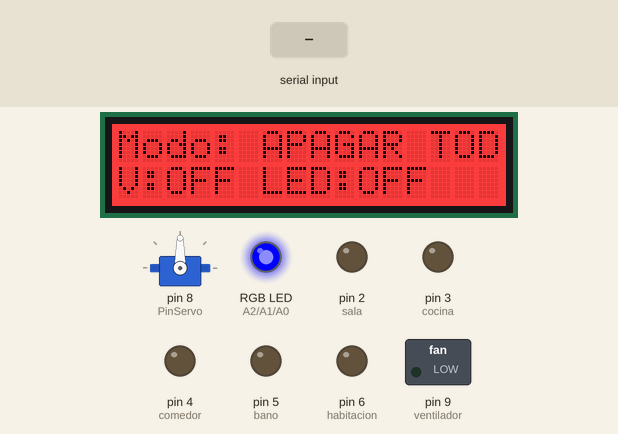
The sketch below on a simulated Arduino Uno, built with avr-gcc and run on an emulated ATmega328P. Shown: servo, 16×2 character LCD, switched loads named in the sketch (green lamp = pin HIGH), an RGB LED mixed from three pins (HIGH = lit), output pins drawn as LEDs (lit = HIGH). Dashed ring = blinking. The inputs (shaded band) are chosen by the test bench. EEPROM starts erased; what the sketch prints to the serial monitor is not drawn.

Above: at 1.8 s.
1.9 s: "modo_fiesta\n" received over Serial
At 2.92 s:
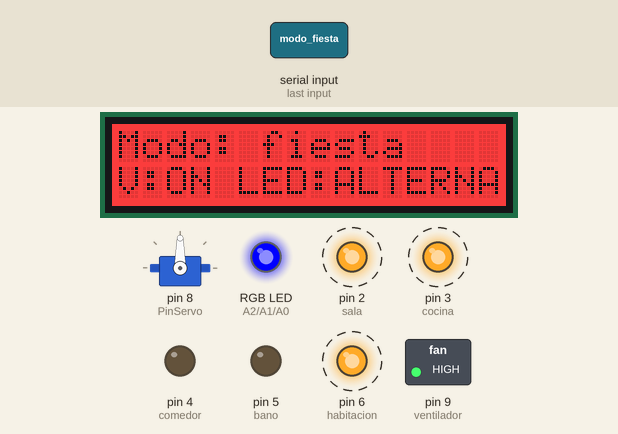
4.3 s: "modo_relajado\n" received over Serial
At 5.6 s:
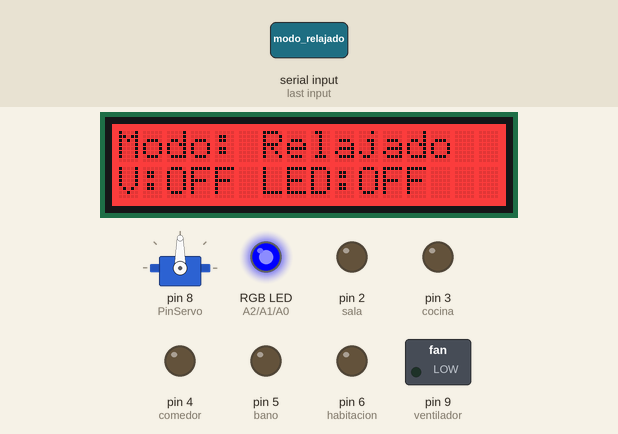
6.7 s: "encender_todo\n" received over Serial
At 8.5 s:
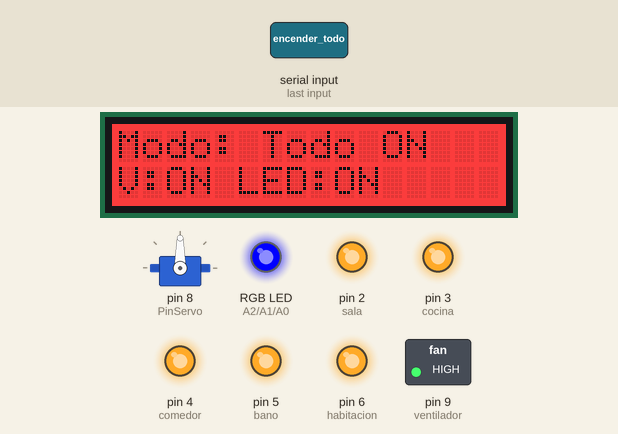
9.1 s: "modo_noche\n" received over Serial
At 11.2 s:
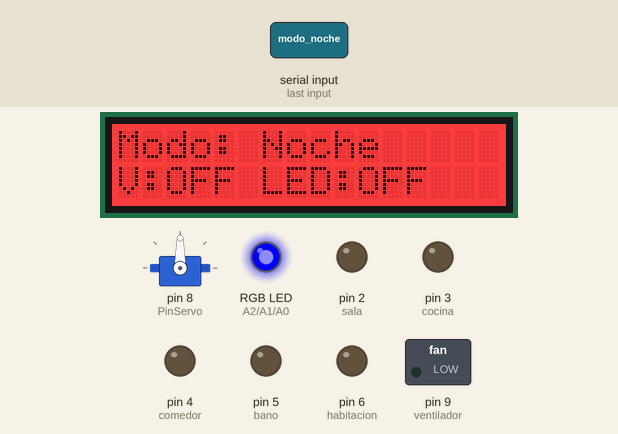
11.5 s: "apagar_todo\n" received over Serial
At 13.4 s:
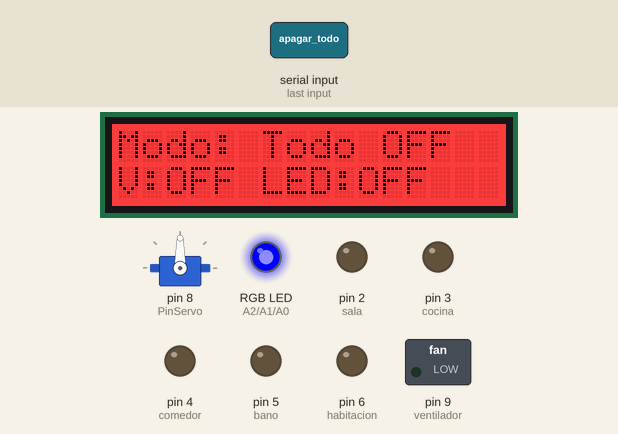
13.9 s: "modo_custom_1\n" received over Serial
At 15.2 s:
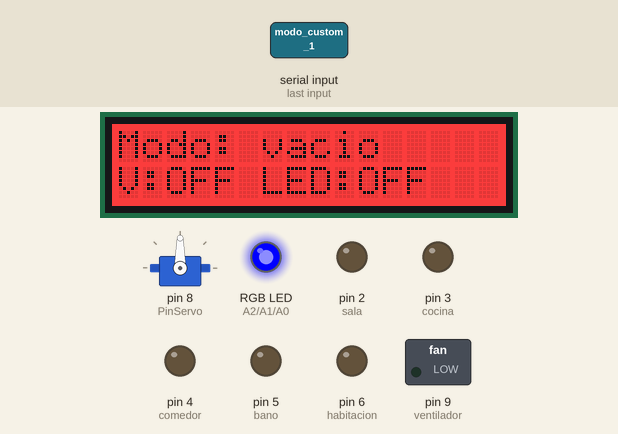
Timing chart, 0 to 17.3 s (numbered marks = the images above; inputs shaded):
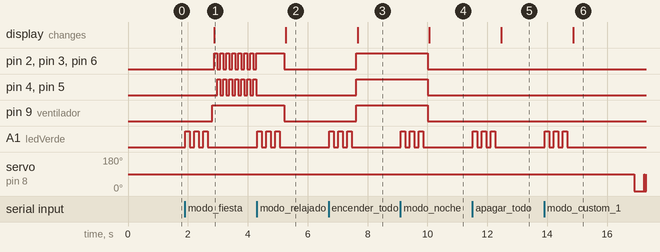

The sketch:

CodigoProteus.ino
```cpp
#include <EEPROM.h>
#include <Servo.h> //libreria servomotor
#include "DFRobot_LCD.h"
#include <Wire.h>

// =========================================================================
//  GESTIÓN DE MEMORIA EEPROM
// =========================================================================
struct ModoInteligente {
  char nombre[15];       // Nombre exacto del modo
  byte estadoVentilador; // 0 = OFF, 1 = ON
  byte sala;             // 0 = OFF, 1 = ON
  byte comedor;          // 0 = OFF, 1 = ON
  byte cocina;           // 0 = OFF, 1 = ON
  byte bano;             // 0 = OFF, 1 = ON
  byte habitacion;       // 0 = OFF, 1 = ON
};

// Asignación de direcciones fijas en EEPROM (¡Corregido a 30 bytes de separación!)
const int DIR_FIESTA        = 0;
const int DIR_RELAJADO      = 30;
const int DIR_NOCHE         = 60;
const int DIR_ENCENDER_TODO = 90;
const int DIR_APAGAR_TODO   = 120;
const int DIR_CUSTOM_1      = 150;
const int DIR_CUSTOM_2      = 180;

// =========================================================================
// pantalla
// =========================================================================
// Configuración de colores del fondo (RGB)
const int colorR = 255;
const int colorG = 0;
const int colorB = 0;

// Instancia de la pantalla LCD (16 columnas, 2 filas)
DFRobot_LCD lcd(16, 2);

// =========================================================================
// LEDs DE RETROALIMENTACIÓN (ESTADO DEL SISTEMA)
// =========================================================================
const int ledAzul = A0;   // Sistema activo y listo
const int ledVerde = A1;  // Éxito (Comando o Archivo .org)
const int ledRojo = A2;   // Error

// =========================================================================
// asignacion de luces y tiempo
// =========================================================================
const int sala = 2;
const int comedor = 4;
const int cocina = 3;
const int bano = 5;
const int habitacion = 6;
const int ventilador = 9;
const int PinServo = 8;

// control de puerta
const int pinBotonPuerta = 7; // pin fisico para la entrada
Servo servomotorPuerta;
bool puertaAbierta = false;
int ultimoEstadoBoton = HIGH;
unsigned long ultimoTiempoRebote = 0; // Guarda el tiempo de la última pulsación
int tiempoDebounce = 50;              // Tiempo de espera en milisegundos

unsigned long tiempoCambio = 0;
unsigned long tiempoFiesta = 0;
int estadoSistema = -1;
bool alternanciaFiesta = false;
bool mensajeFiesta = false;

// =========================================================================
// variables del .org
// =========================================================================
enum EstadoParser { ESPERANDO_INI, LEYENDO_ARCHIVO, LEYENDO_CUSTOM };
EstadoParser estadoActual = ESPERANDO_INI;

int indiceCustom = 1;
String tempNombre = "";
bool tempVentilador = false;
int lineasLeidasCustom = 0;

// =========================================================================
// void inicial
// =========================================================================
void setup() {
  servomotorPuerta.attach(PinServo, 1000, 2000);
  // Configuración de LEDs de estado
  pinMode(ledAzul, OUTPUT);
  pinMode(ledVerde, OUTPUT);
  pinMode(ledRojo, OUTPUT);

  // Estado inicial: Sistema listo y sin errores
  digitalWrite(ledAzul, HIGH);
  digitalWrite(ledVerde, LOW);
  digitalWrite(ledRojo, LOW);

  Serial.begin(9600);
  inicializarPantalla();
  // Configuración de pines como salida
  pinMode(sala, OUTPUT);
  pinMode(comedor, OUTPUT);
  pinMode(cocina, OUTPUT);
  pinMode(bano, OUTPUT);
  pinMode(habitacion, OUTPUT);
  pinMode(ventilador, OUTPUT);

  pinMode(pinBotonPuerta, INPUT_PULLUP);
  servomotorPuerta.attach(PinServo); // El servomotor se conecta obligatoriamente en el pin 3

  // estado inicial
  apagarTodo();
  10; // 0 grados significa puerta cerrada
  puertaAbierta = false;

  // Cargamos y aseguramos los modos predefinidos en la EEPROM
  inicializarEEPROMFabrica();

  tiempoCambio = millis();
  Serial.println(">> Sistema SmartHome GT: EEPROM y Modos Integrados Correctamente.");
}

// =========================================================================
// void loop principal
// =========================================================================
void loop()
{
    leerSerial(); // reemplaza a leerArchivoOrg() y leerBluetooth()

    unsigned long tiempoActual = millis();

    if (tiempoActual - tiempoCambio >= 3000)
    {
        cambioEstadoPuerta();
    }

    switch (estadoSistema)
    {
        case 0:
            modoFiesta();
            break;
        case 1:
            aplicarModoDesdeEEPROM(DIR_RELAJADO);
            break;
        case 2:
            aplicarModoDesdeEEPROM(DIR_NOCHE);
            break;
        case 3:
            aplicarModoDesdeEEPROM(DIR_ENCENDER_TODO);
            break;
        case 4:
            aplicarModoDesdeEEPROM(DIR_APAGAR_TODO);
            break;
        case 5:
            aplicarModoDesdeEEPROM(DIR_CUSTOM_1);
            break;
        case 6:
            aplicarModoDesdeEEPROM(DIR_CUSTOM_2);
            break;
    }
}

// =========================================================================
// modos de EEPROM
// =========================================================================
void inicializarEEPROMFabrica() {
  ModoInteligente fiesta       = {"Fiesta", 1, 1, 1, 1, 1, 1};
  ModoInteligente relajado     = {"Relajado", 0, 0, 0, 0, 0, 0};
  ModoInteligente noche        = {"Noche", 0, 0, 0, 0, 0, 0};
  ModoInteligente encenderTodo = {"Todo ON", 1, 1, 1, 1, 1, 1};
  ModoInteligente apagarTodo   = {"Todo OFF", 0, 0, 0, 0, 0, 0};

  EEPROM.put(DIR_FIESTA, fiesta);
  EEPROM.put(DIR_RELAJADO, relajado);
  EEPROM.put(DIR_NOCHE, noche);
  EEPROM.put(DIR_ENCENDER_TODO, encenderTodo);
  EEPROM.put(DIR_APAGAR_TODO, apagarTodo);

  // ==========================================
  // CREACIÓN DE MODO NULO PARA ESPACIOS VACÍOS
  // ==========================================
  ModoInteligente comprobador;
  ModoInteligente modoNulo = {"vacio", 0, 0, 0, 0, 0, 0}; // Todo apagado por defecto

  // Revisamos si el Custom 1 está vacío o corrupto (255)
  EEPROM.get(DIR_CUSTOM_1, comprobador);
  if (comprobador.nombre[0] == (char)255 || comprobador.nombre[0] == '\0') {
    EEPROM.put(DIR_CUSTOM_1, modoNulo); // Guardamos el modo nulo
  }

  // Revisamos si el Custom 2 está vacío o corrupto (255)
  EEPROM.get(DIR_CUSTOM_2, comprobador);
  if (comprobador.nombre[0] == (char)255 || comprobador.nombre[0] == '\0') {
    EEPROM.put(DIR_CUSTOM_2, modoNulo); // Guardamos el modo nulo
  }
}

void guardarModoCustom(int numeroCustom, char* nombreModo, byte vent, byte s, byte com, byte coc, byte b, byte hab) {
  ModoInteligente nuevoCustom;

  strncpy(nuevoCustom.nombre, nombreModo, 14);
  nuevoCustom.nombre[14] = '\0';
  nuevoCustom.estadoVentilador = vent;
  nuevoCustom.sala = s;
  nuevoCustom.comedor = com;
  nuevoCustom.cocina = coc;
  nuevoCustom.bano = b;
  nuevoCustom.habitacion = hab;

  int direccionDestino = (numeroCustom == 1) ? DIR_CUSTOM_1 : DIR_CUSTOM_2;
  EEPROM.put(direccionDestino, nuevoCustom);
}

ModoInteligente obtenerModoDeEEPROM(int direccionBase) {
  ModoInteligente modoRecuperado;
  EEPROM.get(direccionBase, modoRecuperado);

  if (modoRecuperado.nombre[0] == (char)255 || modoRecuperado.nombre[0] == '\0') {
    strcpy(modoRecuperado.nombre, "ERROR");
  }
  return modoRecuperado;
}

void aplicarModoDesdeEEPROM(int direccionBase) {
  ModoInteligente modo = obtenerModoDeEEPROM(direccionBase);
  static int ultimaDireccion = -1; // Memoria anti-spam

  if (strcmp(modo.nombre, "ERROR") == 0) {
    // Verificamos si es un error nuevo para no hacer spam
    if (direccionBase != ultimaDireccion) {
      actualizarPantalla("ERROR", "OFF", "FALLO EEPROM");
      ultimaDireccion = direccionBase;
    }
    return; // Salimos de la función
  }

  // Cambiar los pines físicos
  digitalWrite(sala, modo.sala);
  digitalWrite(comedor, modo.comedor);
  digitalWrite(cocina, modo.cocina);
  digitalWrite(bano, modo.bano);
  digitalWrite(habitacion, modo.habitacion);
  digitalWrite(ventilador, modo.estadoVentilador);

  // Solo imprime si es un modo válido y diferente al anterior
  if (direccionBase != ultimaDireccion) {

    // --- NUEVA LÓGICA PARA EL TEXTO DE LOS LEDS ---
    String textoLeds = "";
    int totalLedsEncendidos = modo.sala + modo.comedor + modo.cocina + modo.bano + modo.habitacion;

    if (totalLedsEncendidos == 0) {
      textoLeds = "OFF";
    } else if (totalLedsEncendidos == 5) {
      textoLeds = "ON";
    } else {
      textoLeds = "CUSTOM";
    }
    // ----------------------------------------------

    // Actualizamos la pantalla con el nuevo texto dinámico
    actualizarPantalla(String(modo.nombre), modo.estadoVentilador == 1 ? "ON" : "OFF", textoLeds);
    ultimaDireccion = direccionBase; // Actualizamos el registro
  }
}

void apagarTodo() {
  digitalWrite(sala, LOW);
  digitalWrite(comedor, LOW);
  digitalWrite(cocina, LOW);
  digitalWrite(bano, LOW);
  digitalWrite(habitacion, LOW);
  digitalWrite(ventilador, LOW);
}

void modoFiesta() {
  digitalWrite(ventilador, HIGH);
  if (!mensajeFiesta) {
    actualizarPantalla("fiesta", "ON", "ALTERNANDO");
    mensajeFiesta = true;
  }

  unsigned long tiempoActual = millis();
  if (tiempoActual - tiempoFiesta >= 100) {
    tiempoFiesta = tiempoActual;
    alternanciaFiesta = !alternanciaFiesta;

    if (alternanciaFiesta) {
      digitalWrite(sala, HIGH);
      digitalWrite(cocina, HIGH);
      digitalWrite(habitacion, HIGH);
      digitalWrite(comedor, LOW);
      digitalWrite(bano, LOW);
    } else {
      digitalWrite(sala, LOW);
      digitalWrite(cocina, LOW);
      digitalWrite(habitacion, LOW);
      digitalWrite(comedor, HIGH);
      digitalWrite(bano, HIGH);
    }
  }
}


void revisarBotonPuerta() {
  int lecturaBoton = digitalRead(pinBotonPuerta);

  // 1. Comprobamos si el botón cambió de estado (gracias a la pulsación o al ruido)
  if (lecturaBoton == LOW && ultimoEstadoBoton == HIGH) {

    // 2. Comprobamos si ha pasado suficiente tiempo desde el último cambio detectado
    if ((millis() - ultimoTiempoRebote) > tiempoDebounce) {

      puertaAbierta = !puertaAbierta;

      if (puertaAbierta) {
        servomotorPuerta.write(90);
      } else {
        servomotorPuerta.write(0);
      }

      // Actualizamos el tiempo del último cambio válido
      ultimoTiempoRebote = millis();
    }
  }

  ultimoEstadoBoton = lecturaBoton;
}
void cambioEstadoPuerta() {
    puertaAbierta = !puertaAbierta;
    if (puertaAbierta) {
      servomotorPuerta.write(90);
    } else {
      servomotorPuerta.write(0);
    }
}

// lee archivo .org compatible con EEPROM
void leerSerial() {
  while (Serial.available() > 0) {
    String linea = Serial.readStringUntil('\n');
    linea.replace("\r", "");
    linea.trim();

    // Comando directo (antes era exclusivo de Bluetooth, ahora sirve para ambos)
    if (linea == "modo_fiesta" || linea == "modo_relajado" || linea == "modo_noche" ||
        linea == "encender_todo" || linea == "apagar_todo" || linea == "modo_custom_1" || linea == "modo_custom_2") {
       if (linea == "modo_fiesta") estadoSistema = 0;
       if (linea == "modo_relajado") estadoSistema = 1;
       if (linea == "modo_noche") estadoSistema = 2;
       if (linea == "encender_todo") estadoSistema = 3;
       if (linea == "apagar_todo") estadoSistema = 4;
       if (linea == "modo_custom_1") estadoSistema = 5;
       if (linea == "modo_custom_2") estadoSistema = 6;
       tiempoCambio = millis();
       parpadeoExito();
       Serial.println("OK");
       continue;
    }

    int posComentario = linea.indexOf("//");
    if (posComentario != -1) {
      linea = linea.substring(0, posComentario);
      linea.trim();
    }

    if (linea.length() == 0) continue;

    switch(estadoActual) {
      case ESPERANDO_INI:
        if (linea == "conf_ini") {
           estadoActual = LEYENDO_ARCHIVO;
           indiceCustom = 1;
           restablecerSistemaListo();
        } else {
          mostrarError();
        }
        break;

      case LEYENDO_ARCHIVO:
        if (linea == "conf:fin") {
           estadoActual = ESPERANDO_INI;
           Serial.println("ÉXITO: Configuracion guardada en EEPROM");
           parpadeoExito();
        }
        else if (linea.startsWith("modo_custom:")) {
           int primerComilla = linea.indexOf('"');
           int segundaComilla = linea.lastIndexOf('"');

           if(primerComilla != -1 && segundaComilla != -1 && segundaComilla > primerComilla) {
             tempNombre = linea.substring(primerComilla + 1, segundaComilla);
             estadoActual = LEYENDO_CUSTOM;
             lineasLeidasCustom = 0;
           } else {
             Serial.println("Error: Archivo.org");
             estadoActual = ESPERANDO_INI;
             mostrarError();
           }
        }
        break;

      case LEYENDO_CUSTOM:
        if (linea.startsWith("Ventilador:")) {
           tempVentilador = (linea.indexOf("ON") != -1);
           lineasLeidasCustom++;
        }
        else if (linea.startsWith("LED'S:")) {
           bool tSala = (linea.indexOf("sala:ON") != -1);
           bool tComedor = (linea.indexOf("comedor:ON") != -1);
           bool tCocina = (linea.indexOf("cocina:ON") != -1);
           bool tBano = (linea.indexOf("baño:ON") != -1 || linea.indexOf("bano:ON") != -1);
           bool tHab = (linea.indexOf("habitacion:ON") != -1);

           lineasLeidasCustom++;

           if (lineasLeidasCustom == 2) {
             char nombreBuf[15];
             tempNombre.toCharArray(nombreBuf, 15);

             if (indiceCustom == 1) {
                guardarModoCustom(1, nombreBuf, tempVentilador ? 1 : 0, tSala ? 1 : 0, tComedor ? 1 : 0, tCocina ? 1 : 0, tBano ? 1 : 0, tHab ? 1 : 0);
                indiceCustom++;
             } else if (indiceCustom == 2) {
                guardarModoCustom(2, nombreBuf, tempVentilador ? 1 : 0, tSala ? 1 : 0, tComedor ? 1 : 0, tCocina ? 1 : 0, tBano ? 1 : 0, tHab ? 1 : 0);
             }
             estadoActual = LEYENDO_ARCHIVO;
           }
        }
        break;
    }
  }
}

void inicializarPantalla() {
  lcd.init();
  lcd.setRGB(colorR, colorG, colorB);
  actualizarPantalla("APAGAR TODO", "OFF", "OFF");
}
void actualizarPantalla(String modo, String ventilador, String led) {
    // Limpia las dos líneas imprimiendo espacios en blanco
    lcd.setCursor(0, 0);
    lcd.print("                ");
    lcd.setCursor(0, 1);
    lcd.print("                ");

    // Imprime el modo actual en la primera línea
    lcd.setCursor(0, 0);
    lcd.print("Modo: " + modo);

    // Imprime el estado del ventilador y los LEDs en la segunda línea
    lcd.setCursor(0, 1);
    lcd.print("V:" + ventilador + " LED:" + led);

    Serial.println("--------------------");
    Serial.println("Modo: " + modo);
    Serial.println("Ventilador: " + ventilador);
    Serial.println("LEDS: " + led);
}
void restablecerSistemaListo() {
  digitalWrite(ledAzul, HIGH); // Sistema en línea
  digitalWrite(ledRojo, LOW);  // Apaga el error si estaba encendido
}

void parpadeoExito() {
  restablecerSistemaListo(); // Limpiamos cualquier error anterior

  // Parpadea 3 veces rápidamente
  for (int i = 0; i < 3; i++) {
    digitalWrite(ledVerde, HIGH);
    delay(150);
    digitalWrite(ledVerde, LOW);
    delay(150);
  }
}

void mostrarError() {
  digitalWrite(ledAzul, LOW);  // El sistema deja de estar "listo/normal"
  digitalWrite(ledRojo, HIGH); // Enciende alerta permanente
}
```

Measured:
- after the input at 1.9 s, pin 2 (sala), pin 3 (cocina): alternates HIGH for 0.10 s and LOW for 0.10 s, starting after 0.98 s
- after the input at 4.3 s, pin 4 (comedor), pin 5 (bano): stops changing and stays LOW; pin 9 (ventilador): HIGH → LOW after 0.91 s; A1 (ledVerde): alternates HIGH for 0.15 s and LOW for 0.15 s, 6 changes in all, then stays LOW, starting at once; servo on pin 8 (PinServo): stops changing and stays 90°; the display: changes after 0.97 s (image 2)
- after the input at 6.7 s, pin 2 (sala), pin 3 (cocina): LOW → HIGH after 0.91 s
- after the input at 9.1 s, pin 2 (sala), pin 3 (cocina): HIGH → LOW after 0.91 s
- after the input at 11.5 s, A1 (ledVerde): alternates HIGH for 0.15 s and LOW for 0.15 s, 6 changes in all, then stays LOW, starting at once; servo on pin 8 (PinServo): stops changing and stays 90°; the display: changes after 0.97 s (image 5)
- after the input at 13.9 s, A1 (ledVerde): alternates HIGH for 0.15 s and LOW for 0.15 s, 6 changes in all, then stays LOW, starting at once; the display: changes after 0.97 s (image 6)
